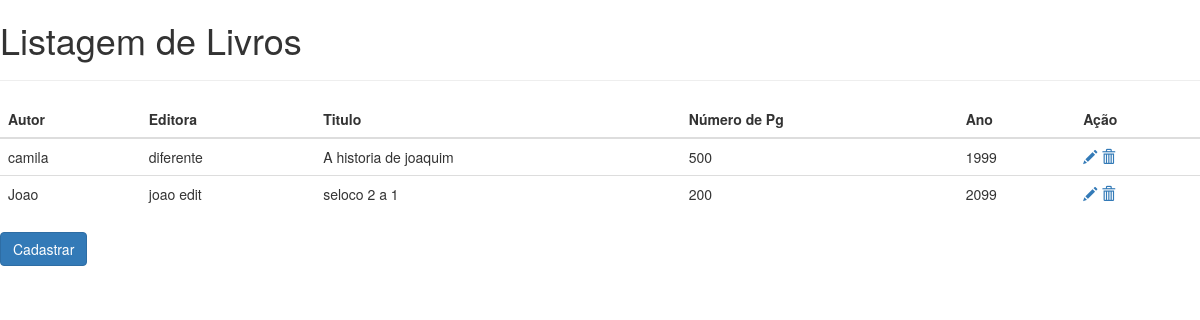
The app's page /livro_list/, older data.
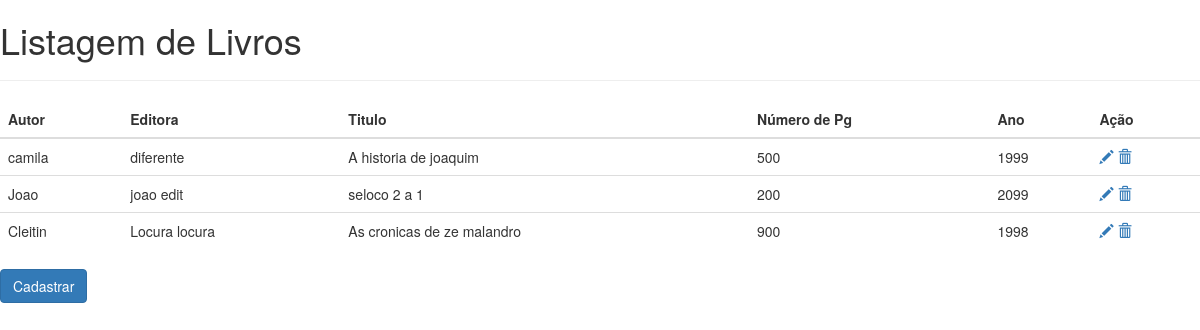
The same page, newer data.
### livapp/models.py (models this page shows, shortened)
class Livro(models.Model):
    autor = models.CharField(max_length=100)
    editora = models.CharField(max_length=100)
    isbn = models.IntegerField()
    numeroPaginas = models.IntegerField()
    titulo = models.CharField(max_length=100)
    anoPublicacao = models.IntegerField()
    emailEditora = models.EmailField()

### livapp/views.py (the view)
# urls.py: path('livro_list/', livro_list, name='listar_livros'),
def livro_list(request, template_name='livro_list.html'):
    livro = Livro.objects.all()
    livros = {'lista': livro}
    return render(request, template_name, livros)

### livapp/templates/livro_list.html (shortened to what this page needs)
{% extends 'base.html' %}
{% block tituloPagina %}
Listagem de Livros
{% endblock tituloPagina %}
{% block content %}
<table class="table">
    <thead>
        <tr>
            <th>Autor</th>
            <th>Editora</th>
            <th>Titulo</th>
            <th>Número de Pg</th>
            <th>Ano</th>
            <th>Ação</th>
        </tr>
    </thead>
    <tbody>
        {% for livro in lista %}
        <tr>
            <td>{{ livro.autor }}</td>
            <td>{{ livro.editora }}</td>
            <td>{{ livro.titulo }}</td>
            <td>{{ livro.numeroPaginas }}</td>
            <td>{{ livro.anoPublicacao }}</td>
            <td>
                <a href="{% url 'livro_edit' pk=livro.pk %}">
                     <span class="glyphicon glyphicon-pencil"></span>
                </a>
                  <a href="{% url 'livro_remove' pk=livro.pk %}">
                     <span class="glyphicon glyphicon-trash"></span>
                </a>
            </td>
        </tr>
        {% endfor %}
    </tbody>
</table>
<a href="{% url 'livro_new' %}">
    <button type="submit" class="btn btn-primary">
        Cadastrar
    </button>
</a>
{% endblock content %}

Row changes from the older to the newer data that the page shows:
added Livro: autor "Cleitin", editora "Locura locura", titulo "As cronicas de ze malandro", numeroPaginas "900", anoPublicacao "1998"
